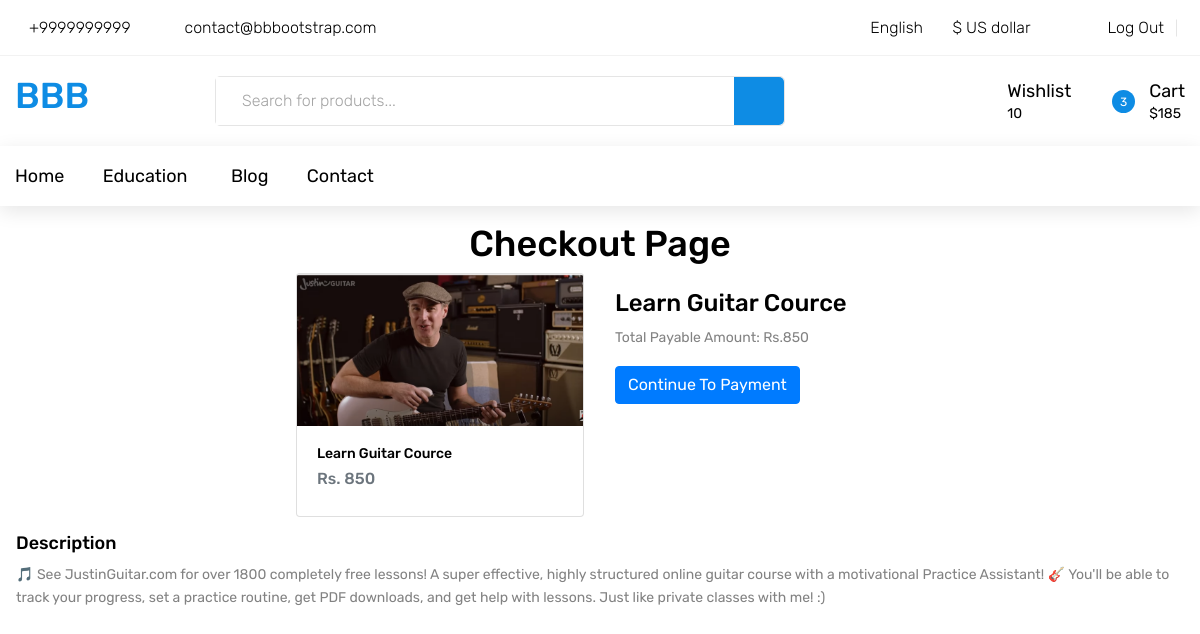
/checkout/guitar_cource (signed in), run on the app's committed database.
### cources/models/cource.py (models this page shows, shortened)
class Cource(models.Model):
    name = models.CharField(max_length = 50, null = False)
    slug = models.CharField(max_length = 50, null = False, unique = True)
    desc = models.TextField(max_length=500, null=True)
    prince = models.IntegerField(null=False)
    discount = models.IntegerField(null=False, default=0)
    active = models.BooleanField(default = False)
    thumbnail = models.ImageField(upload_to='files/thumbnail')
    date = models.DateTimeField(auto_now_add = True)
    resource = models.FileField(upload_to='files/resources')
    length = models.IntegerField(null=False)

### cources/views/cource_checkout.py (the view, shortened to what this page needs)
# urls.py: path('checkout/<str:slug>',cource_checkout.checkout,name='checkout'),
def checkout(request, slug):
    cource = Cource.objects.get(slug=slug)
    user = None
    if not request.user.is_authenticated:
        return redirect('login')
    user = request.user
    action = request.GET.get('action')
    order = None
    error_msg = None
    data = {'cources':cource,
            'order':order,
            'error_msg': error_msg
            }
    return render(request, 'cources/checkout.html', data)

### cources/templates/cources/checkout.html (shortened to what this page needs)
{% extends './base.html' %}
{% block content %}
<div class="container">
    <h2 class="text-center">Checkout Page</h2>
</div>
<div class="row">
    <div class="col mr-auto">
        <div class="float-right">
            <div class="card" style="width: 18rem;">
                <img src="{{cources.thumbnail.url}}" class="card-img-top" alt="...">
                <div class="card-body">
                    <h5 class="card-title">{{cources.name}}</h5>
                    <h6 class="card-subtitle mb-2 text-muted">Rs. {{cources.prince}}</h6>
                </div>
            </div>
        </div>
    </div>
    <div class="col p-3">
        <h3>{{cources.name}}</h3>
        <p>Total Payable Amount: Rs.{{cources.prince}}</p>
        <a href="?action=create_payment" class="btn btn-primary">Continue To Payment</a>
    </div>
</div>
<div>
    <h4 class="ml-3 mt-3">Description</h4>
    <p class="card-text ml-3 ">{{cources.desc}}</p>
</div>
{% endblock %}

### cources/templates/cources/base.html (style rules this page uses)
* { margin: 0; padding: 0; -webkit-font-smoothing: antialiased; -webkit-text-shadow: rgba(0, 0, 0, .01) 0 0 1px; text-shadow: rgba(0, 0, 0, .01) 0 0 1px; }
body { font-family: 'Rubik', sans-serif; font-size: 14px; font-weight: 400; background: #FFFFFF; color: #000000; }
p { font-family: 'Rubik', sans-serif; font-size: 14px; line-height: 1.7; font-weight: 400; color: #828282; -webkit-font-smoothing: antialiased; -webkit-text-shadow: rgba(0, 0, 0, .01) 0 0 1px; text-shadow: rgba(0, 0, 0, .01) 0 0 1px; }
h2 { font-size: 36px; }
h3 { font-size: 24px; }
h4 { font-size: 18px; }
h5 { font-size: 14px; }
h1, h2, h3, h4, h5, h6 { font-family: 'Rubik', sans-serif; font-weight: 500; -webkit-font-smoothing: antialiased; -webkit-text-shadow: rgba(0, 0, 0, .01) 0 0 1px; text-shadow: rgba(0, 0, 0, .01) 0 0 1px; }
@media (min-width: 1200px) { .container { max-width: 1300px !important; } }

### data on the page
Cource: thumbnail (picture), name "Learn Guitar Cource", prince "850", desc "🎵 See JustinGuitar.com for over 1800 completely free lessons! A super effective, highly structured online guitar course with a motivational Practice Assistant! 🎸 You'll be able to track your progress, set a practice routine, get PDF downloads, and get help with lessons. Just like private classes with me! :)"
